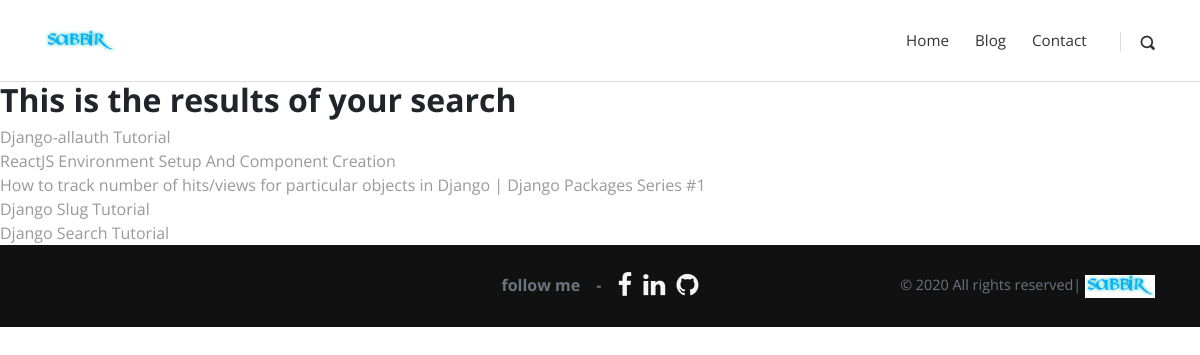
The app's page /search/ with its own data.
### posts/models.py (models this page shows, shortened)
class Post(models.Model):
    title = models.CharField(max_length=100)
    overview = RichTextUploadingField()
    timestamp = models.DateTimeField(auto_now_add=True)
    comment_count = models.IntegerField(default = 0)
    tags = models.CharField(max_length=60, blank=True, validators=[only_aphabets])
    hit_count = GenericRelation(
                HitCount, object_id_field='object_pk',
                related_query_name='hit_count_generic_relation')
    author = models.ForeignKey(Author, on_delete=models.CASCADE)
    thumbnail = models.ImageField()
    categories = models.ManyToManyField(Category)
    featured = models.BooleanField()
    previous_post = models.ForeignKey(
        'self', related_name='previous', on_delete=models.SET_NULL, blank=True, null=True)
    next_post = models.ForeignKey(
        'self', related_name='next', on_delete=models.SET_NULL, blank=True, null=True)
    def get_absolute_url(self):
        return reverse('post-detail', kwargs={
            'pk': self.pk
        })

### posts/views.py (the view)
# urls.py: path('search/',search,name='search'),
def search(request):
    queryset = Post.objects.all()
    query = request.GET.get('q')
    if query:
        queryset = queryset.filter(
            Q(title__icontains=query) |
            Q(overview__icontains=query)
        ).distinct()
    context = {
        'queryset': queryset
    }
    return render(request, 'search_results.html', context)

### templates/search_results.html
{% extends "base.html" %}
{% load static %}
{% block content %}
<h2>This is the results of your search</h2>
{% for post in queryset %}
    <a href="{{ post.get_absolute_url }}">{{ post.title }}</a>
    <br />
{% endfor %}
{% endblock %}

### static_in_env/base.css (style rules this page uses)
body { overflow-x: hidden; }
a, i, span { display: inline-block; text-decoration: none; -webkit-transition: all 0.3s; transition: all 0.3s; }
h1, h2, h3, h4, h5, h6 { margin-bottom: 15px; }
body { font-family: "Open Sans", sans-serif; font-size: 1rem; font-weight: normal; line-height: 1.5; color: #212529; background-color: #fff; }
a { color: #999; text-decoration: none; }
h1, h2, h3, h4, h5, h6, .h1, .h2, .h3, .h4, .h5, .h6 { margin-bottom: 0.5rem; font-family: inherit; font-weight: 700; line-height: 1.1; color: inherit; }
h2, .h2 { font-size: 2rem; }

### records on screen
Post: title "Django-allauth Tutorial"
Post: title "ReactJS Environment Setup And Component Creation"
Post: title "How to track number of hits/views for particular objects in Django | Django Packages Series #1"
Post: title "Django Slug Tutorial"
Post: title "Django Search Tutorial"
